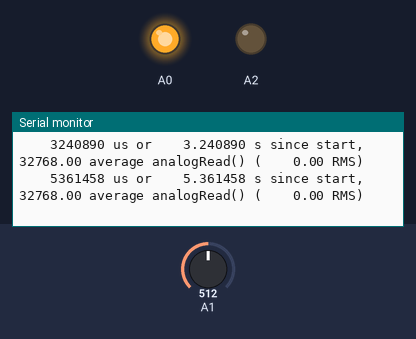
A sketch run on a simulated Arduino Zero (SAMD21). Shown: output pins drawn as LEDs (lit = HIGH), the last lines printed to the serial monitor. Inputs (shaded band) come from the test bench; at power-on: A1 = 512 (analog values on the 0–1023 scale).

Above: at 6.7 s.
6.8 s: A1 set to 18
At 8.9 s:
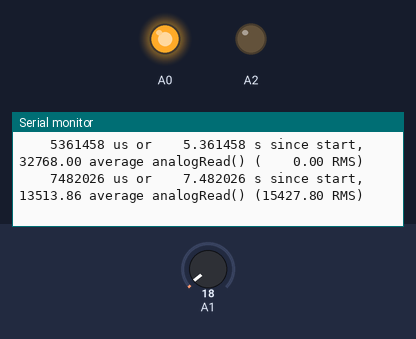
9.8 s: A1 set to 13
At 12.4 s:
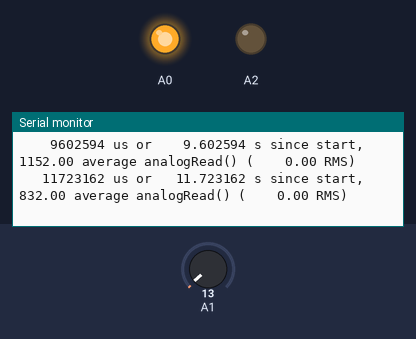

The sketch:

S1.0.1_Read__Average_Write.ino
```cpp
#define NAVG 10000
#include <RTClib.h>     // oddly, enables %f in Serial.printf()

void setup() {
  // put your setup code here, to run once:
  Serial.begin(115200);   // set the serial port speed
  while(!Serial && millis() < 5000);         // wait for the USB to wake up
  Serial.print("\n\nS1.0.1 Read / Average / Write for Itsy Bitsy M0\n\n");
  // try different analog reference voltages by uncommenting only one of these lines.
  // https://www.arduino.cc/reference/tr/language/functions/analog-io/analogreference/
  // Note that unlike the UNO, you can't read the internal reference voltages on the Aref pin.
  analogReference(AR_DEFAULT);
//  analogReference(AR_INTERNAL1V0);
//  analogReference(AR_INTERNAL1V65);
//  analogReference(AR_INTERNAL2V23);
//  analogReference(AR_EXTERNAL);       // Avoid external references unless really needed
  // try different analog bit resolutions, note the default is 10 for UNO compatibility
//  analogReadResolution(12);     // 0-4095, native resolution for the M0
  analogReadResolution(16);     // 0-65536, but will only reach 65520 on the M0

  // Use pins A0 and A2 for power supply and ground so you can plug a potentiometer
  // directly into pins A0, A1, A2 as a stable calibration voltage source.
  pinMode(A0,OUTPUT);
  digitalWrite(A0,HIGH);
  pinMode(A2,OUTPUT);
  digitalWrite(A2,LOW);
}

void loop() {
  double a = 0;
  double a2 = 0;
  for(int i = 0;i < NAVG;i++){
    unsigned long thisA = analogRead(A1);
    a += thisA;           // sum of all the values read
    a2 += thisA * thisA;  // sum of the squares of all the values read
  }
  double mean = a / NAVG;                   // Mean or Average of all the values
  double rms = sqrt(a2 / NAVG - mean*mean); // Root Mean Square (RMS) very close to Standard Deviation
  unsigned long tus = micros();
  double t = tus/1000000.;
  Serial.printf("%11u us or %11.6f s since start, ",tus,t);
  Serial.printf("%8.2f average analogRead() (%8.2f RMS)\n",mean,rms);
  delay(1000);
}
```

Measured:
- the behaviour switches between 16 and 15 on A1 (found by bisection; images 1 and 2)
- after the input at 6.8 s, the serial monitor: prints a new line after 0.68 s (image 1)
- after the input at 9.8 s, the serial monitor: prints a new line after 1.9 s (image 2)
